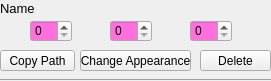
<?xml version="1.0" encoding="UTF-8"?>
<ui version="4.0">
 <class>Form</class>
 <widget class="QWidget" name="Form">
  <property name="geometry">
   <rect>
    <x>0</x>
    <y>0</y>
    <width>271</width>
    <height>81</height>
   </rect>
  </property>
  <property name="windowTitle">
   <string>Form</string>
  </property>
  <widget class="QWidget" name="dynamic" native="true">
   <property name="geometry">
    <rect>
     <x>0</x>
     <y>0</y>
     <width>271</width>
     <height>80</height>
    </rect>
   </property>
   <property name="sizePolicy">
    <sizepolicy hsizetype="Fixed" vsizetype="Fixed">
     <horstretch>0</horstretch>
     <verstretch>0</verstretch>
    </sizepolicy>
   </property>
   <property name="maximumSize">
    <size>
     <width>271</width>
     <height>80</height>
    </size>
   </property>
   <property name="palette">
    <palette>
     <active>
      <colorrole role="Base">
       <brush brushstyle="SolidPattern">
        <color alpha="255">
         <red>255</red>
         <green>112</green>
         <blue>222</blue>
        </color>
       </brush>
      </colorrole>
     </active>
     <inactive>
      <colorrole role="Base">
       <brush brushstyle="SolidPattern">
        <color alpha="255">
         <red>255</red>
         <green>112</green>
         <blue>222</blue>
        </color>
       </brush>
      </colorrole>
     </inactive>
     <disabled>
      <colorrole role="Base">
       <brush brushstyle="SolidPattern">
        <color alpha="255">
         <red>240</red>
         <green>240</green>
         <blue>240</blue>
        </color>
       </brush>
      </colorrole>
     </disabled>
    </palette>
   </property>
   <property name="whatsThis">
    <string>number</string>
   </property>
   <widget class="QLabel" name="label">
    <property name="geometry">
     <rect>
      <x>0</x>
      <y>0</y>
      <width>171</width>
      <height>16</height>
     </rect>
    </property>
    <property name="font">
     <font>
      <pointsize>10</pointsize>
     </font>
    </property>
    <property name="text">
     <string>Name</string>
    </property>
   </widget>
   <widget class="QPushButton" name="copyPath">
    <property name="geometry">
     <rect>
      <x>0</x>
      <y>50</y>
      <width>75</width>
      <height>21</height>
     </rect>
    </property>
    <property name="text">
     <string>Copy Path</string>
    </property>
   </widget>
   <widget class="QPushButton" name="pushButton_8">
    <property name="geometry">
     <rect>
      <x>80</x>
      <y>50</y>
      <width>111</width>
      <height>21</height>
     </rect>
    </property>
    <property name="text">
     <string>Change Appearance</string>
    </property>
   </widget>
   <widget class="QPushButton" name="deleteFromObject">
    <property name="geometry">
     <rect>
      <x>200</x>
      <y>50</y>
      <width>71</width>
      <height>21</height>
     </rect>
    </property>
    <property name="palette">
     <palette>
      <active>
       <colorrole role="Light">
        <brush brushstyle="SolidPattern">
         <color alpha="255">
          <red>234</red>
          <green>234</green>
          <blue>234</blue>
         </color>
        </brush>
       </colorrole>
       <colorrole role="Base">
        <brush brushstyle="SolidPattern">
         <color alpha="255">
          <red>214</red>
          <green>214</green>
          <blue>214</blue>
         </color>
        </brush>
       </colorrole>
      </active>
      <inactive>
       <colorrole role="Light">
        <brush brushstyle="SolidPattern">
         <color alpha="255">
          <red>234</red>
          <green>234</green>
          <blue>234</blue>
         </color>
        </brush>
       </colorrole>
       <colorrole role="Base">
        <brush brushstyle="SolidPattern">
         <color alpha="255">
          <red>214</red>
          <green>214</green>
          <blue>214</blue>
         </color>
        </brush>
       </colorrole>
      </inactive>
      <disabled>
       <colorrole role="Light">
        <brush brushstyle="SolidPattern">
         <color alpha="255">
          <red>234</red>
          <green>234</green>
          <blue>234</blue>
         </color>
        </brush>
       </colorrole>
       <colorrole role="Base">
        <brush brushstyle="SolidPattern">
         <color alpha="255">
          <red>240</red>
          <green>240</green>
          <blue>240</blue>
         </color>
        </brush>
       </colorrole>
      </disabled>
     </palette>
    </property>
    <property name="text">
     <string>Delete</string>
    </property>
   </widget>
   <widget class="Line" name="line_6">
    <property name="geometry">
     <rect>
      <x>0</x>
      <y>70</y>
      <width>291</width>
      <height>20</height>
     </rect>
    </property>
    <property name="orientation">
     <enum>Qt::Horizontal</enum>
    </property>
   </widget>
   <widget class="QSpinBox" name="spinBox">
    <property name="geometry">
     <rect>
      <x>30</x>
      <y>20</y>
      <width>42</width>
      <height>22</height>
     </rect>
    </property>
   </widget>
   <widget class="QSpinBox" name="spinBox_2">
    <property name="geometry">
     <rect>
      <x>110</x>
      <y>20</y>
      <width>42</width>
      <height>22</height>
     </rect>
    </property>
   </widget>
   <widget class="QSpinBox" name="spinBox_3">
    <property name="geometry">
     <rect>
      <x>190</x>
      <y>20</y>
      <width>42</width>
      <height>22</height>
     </rect>
    </property>
   </widget>
  </widget>
 </widget>
 <resources/>
 <connections/>
</ui>
